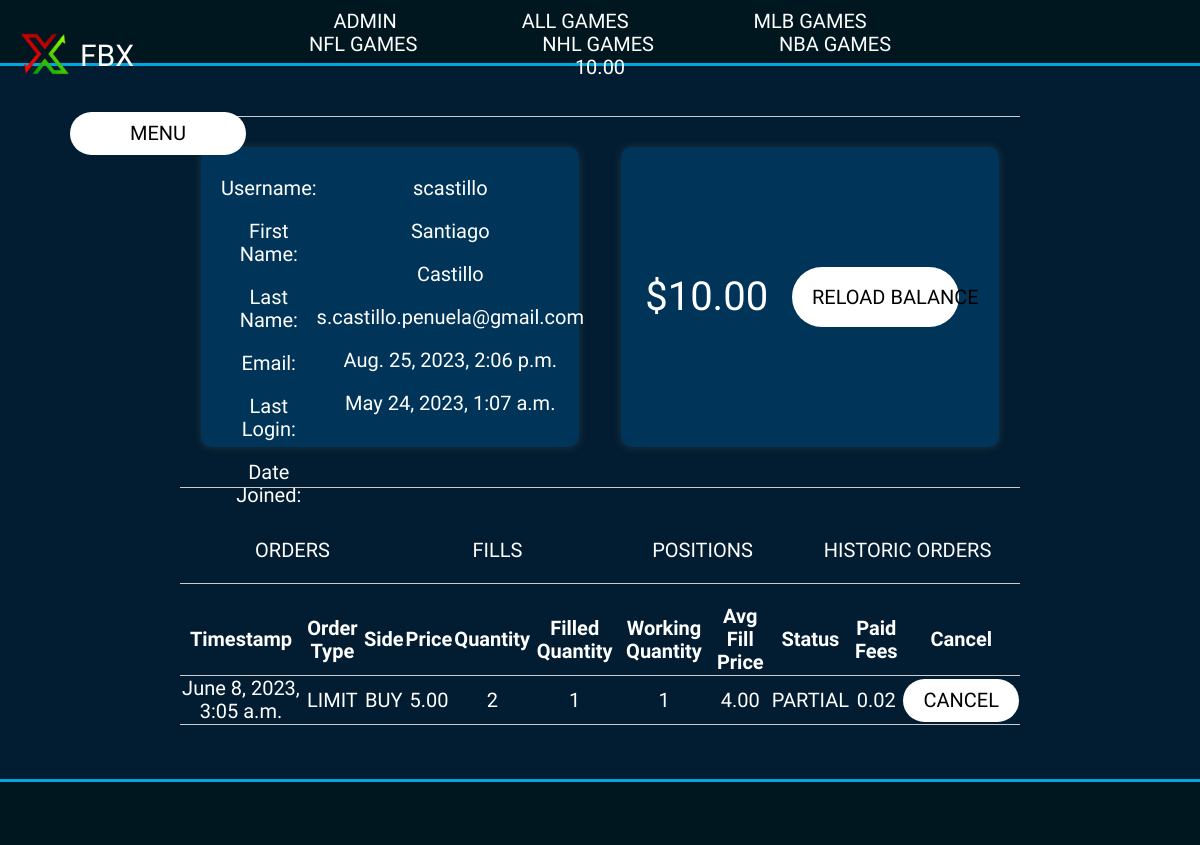
The page /user/1/ (signed in) on the database as committed earlier.
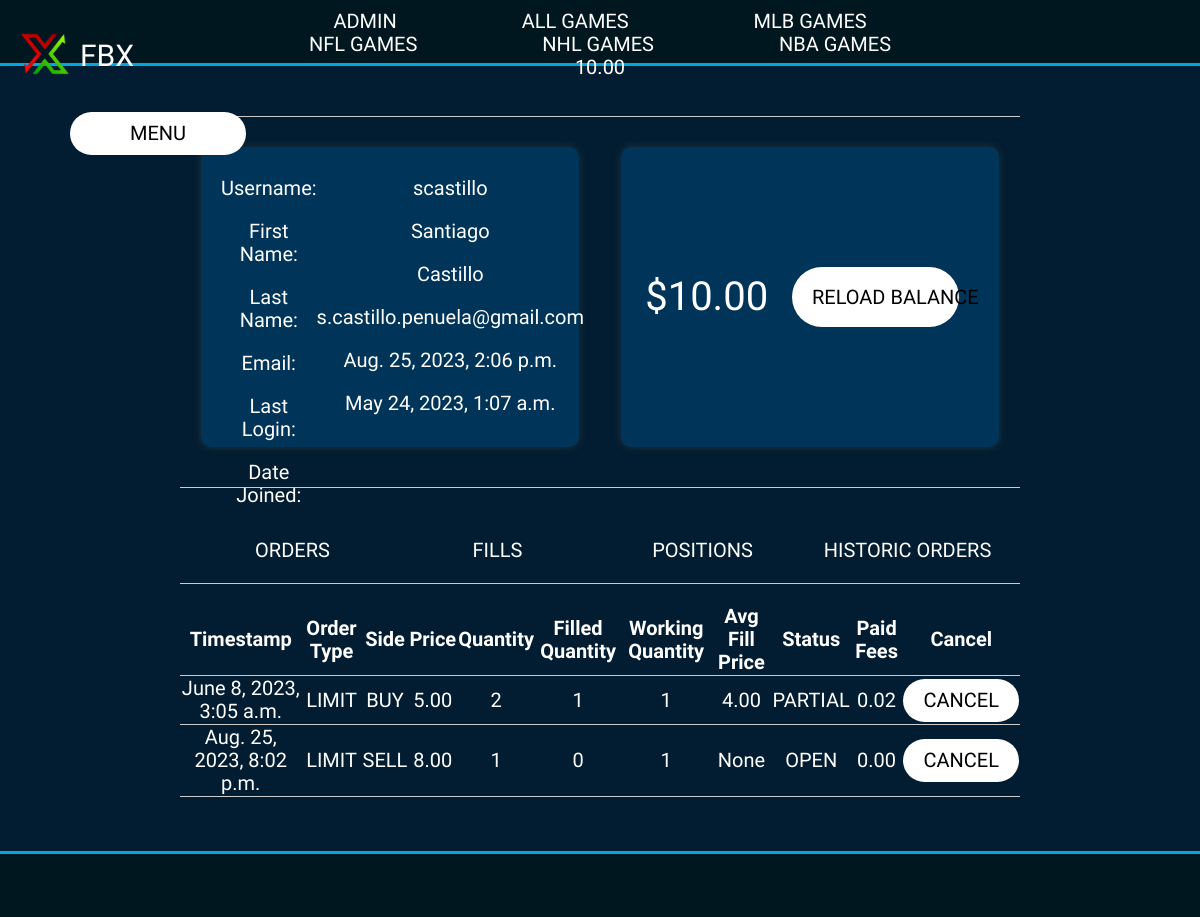
The same page on the database as committed later.
### exchange_app/models.py (models this page shows, shortened)
class UserProfileInfo(models.Model):
    user = models.OneToOneField(User, on_delete=models.CASCADE)
    available_balance = models.DecimalField(max_digits=10, decimal_places=2, default=0)
    locked_balance = models.DecimalField(max_digits=10, decimal_places=2, default=0)

class Order(models.Model):
    order_id = models.CharField(max_length=100)
    user = models.ForeignKey(User, on_delete=models.CASCADE)
    ticker = models.ForeignKey(Ticker, on_delete=models.CASCADE)
    order_type = models.CharField(max_length=20, choices=[(s.name, s.value) for s in OrderType])
    side = models.CharField(max_length=20, choices=[(s.name, s.value) for s in OrderSide])
    price = models.DecimalField(max_digits=10, decimal_places=2, null=True, default=None)
    quantity = models.IntegerField(default=0)
    filled_quantity = models.IntegerField(default=0)
    working_quantity = models.IntegerField(default=0)
    avg_fill_price = models.DecimalField(max_digits=10, decimal_places=2, null=True, default=None)
    status = models.CharField(max_length=20, choices=[(s.name, s.value) for s in OrderStatus], default=OrderStatus.OPEN.name)
    paid_fees = models.DecimalField(max_digits=10, decimal_places=2, default=0)
    creation_timestamp = models.DateTimeField(auto_now_add=True)
    modification_timestamp = models.DateTimeField(auto_now_add=True)

### exchange_app/views.py (the view, shortened to what this page needs)
# urls.py: path("user/<int:pk>/", views.UserDetailView.as_view(), name="user_detail"),
class UserDetailView(DeleteView):
    context_object_name = "user_detail"
    model = User
    template_name = "exchange_app/user_detail.html"
    def get_context_data(self, **kwargs):
        context = super().get_context_data(**kwargs)
        context["balance_form"] = BalanceForm()
        if self.request.user.is_authenticated:
            context["user_orders"] = Order.objects.filter(user=self.request.user)
            context["user_positions"] = Position.objects.filter(user=self.request.user)
            context["user_fills"] = Fill.objects.filter(user=self.request.user)
        else:
            context["user_orders"] = Order.objects.none()
            context["user_positions"] = Position.objects.none()
            context["user_fills"] = Fill.objects.none()
        return context

### templates/exchange_app/user_detail.html (shortened to what this page needs)
<!DOCTYPE html>
{% extends "exchange_app/base.html" %} {% block body_block %}
<div class="grid grid--1x3">
  <div class="ticker-info-middle-column">
    <div class="grid grid--1x2">
      <div class="line line__top"></div>
      <div class="login--form card__container user-card">
        <div class="grid grid--1x2 grid__user-card">
          <div class="user-card-info-left">
            <p>Username:</p>
            <p>First Name:</p>
            <p>Last Name:</p>
            <p>Email:</p>
            <p>Last Login:</p>
            <p>Date Joined:</p>
          </div>
          <div class="user-card-info-right">
            <p>{{user.username}}</p>
            <p>{{user.first_name}}</p>
            <p>{{user.last_name}}</p>
            <p>{{user.email}}</p>
            <p>{{user.last_login}}</p>
            <p>{{user.date_joined}}</p>
          </div>
        </div>
      </div>
      <div class="login--form card__container user-card">
        <div class="grid grid--1x2 grid__user-card">
          <div class="user__balance">${{user.userprofileinfo.available_balance}}</div>
          {%if balance_form%}
          <form id="balance-form" method="POST" action="" class="user__balance__btn">
            <button type="submit", class="btn btn--secondary user__balance__btn">Reload Balance</button>
          </form>
          {%endif%}
        </div>
      </div>
      <div class="line line__bottom"></div>
    </div>
    <nav class="nav nav--table grid grid--1x4">
      <a id="orders-tab" class="" aria-current="page" href="#">Orders</a>
      <a id="fills-tab" class="" href="#">Fills</a>
      <a id="positions-tab" class="" href="#">Positions</a>
      <a id="historic-orders-tab" class="" href="#">Historic Orders</a>
    </nav>
    <div id="orders-section" class="user_table orders_table">
      {% if user_orders %}
      <table class="user_table orders_table">
        <thead>
          <tr>
            <th>Timestamp</th>
            <th>Order Type</th>
            <th>Side</th>
            <th>Price</th>
            <th>Quantity</th>
            <th>Filled Quantity</th>
            <th>Working Quantity</th>
            <th>Avg Fill Price</th>
            <th>Status</th>
            <th>Paid Fees</th>
            <th>Cancel</th>
          </tr>
        </thead>
        <tbody>
          {% for order in user_orders %}
          <tr>
            <td>{{ order.creation_timestamp }}</td>
            <td>{{ order.order_type }}</td>
            <td>{{ order.side }}</td>
            <td>{{ order.price }}</td>
            <td>{{ order.quantity }}</td>
            <td>{{ order.filled_quantity }}</td>
            <td>{{ order.working_quantity }}</td>
            <td>{{ order.avg_fill_price }}</td>
            <td>{{ order.status }}</td>
            <td>{{ order.paid_fees }}</td>
            <td>
              <button type="submit" class="btn btn--secondary">CANCEL</button>
            </td>
          </tr>
          {% endfor %}
        </tbody>
      </table>
      {% else %}
      <p>No orders available.</p>
      {% endif %}
    </div>
  </div>
</div>
{% endblock %}

### templates/exchange_app/base.html (shortened to what this page needs)
<!DOCTYPE html>
{% load static %}
<html lang="en">
  <head>
     <link rel="stylesheet" href="https://cdnjs.cloudflare.com/ajax/libs/animate.css/4.1.1/animate.min.css"/>
    <link rel="stylesheet" href="{% static 'normalize.css' %}" />
    <link rel="stylesheet" href="{% static 'styles_2.css' %}" />
</head>
  <body class="body">
      <nav class="nav grid--1x3">
        <div class="logo">
            <a href="{% url "index" %}">
                <img
                class="logo--img"
                src="/static/exchange_app/fbx_logo.png"
                alt=""
                />
            </a>
            <a href="{% url "index" %}">
                <span class="logo--span">FBX</span>
            </a>
        </div>
        <div class="nav--list">
          <ul class="list">
            <a class="list--item list--inline" href="{% url "admin:index" %}">Admin</a>
            <a class="list--item list--inline" href="{% url 'exchange_app:game_list' %}">All Games</a>
            <a class="list--item list--inline" href="{% url 'exchange_app:game_list' %}?league=MLB">MLB Games</a>
            <a class="list--item list--inline" href="{% url 'exchange_app:game_list' %}?league=NFL">NFL Games</a>
            <a class="list--item list--inline" href="{% url 'exchange_app:game_list' %}?league=NHL">NHL Games</a>
            <a class="list--item list--inline" href="{% url 'exchange_app:game_list' %}?league=NBA">NBA Games</a>
            {% if user.is_authenticated %}
              <a class="list--item list--inline">{{user.userprofileinfo.available_balance}}</h1>
            {% endif %}
          </ul>
        </div>
        {% if user.is_authenticated %}
          <div class="dropdown">
            <button class="btn btn--secondary btn--stretched">Menu</button>
          </div>
        {% endif %}
        </nav>
    <div class="footer"></div>
    {% block body_block %}{% endblock %}
  </body>
</html>

### static/styles_2.css (style rules this page uses)
:root { --color-main: #021d31; --color-header: #00171f; --color-footer: #ccc; --color-card: #ccc; --color-font-light: white; --color-font-dark: black; --color-font-hover: #00a7e1; --color-btn-primary: #003459; --font-btn-primary: #fff; --color-btn-secondary: #fff; --font-btn-secondary: #003459; --font-btn-main: blue; --color-border: #ccc; --border-radius: 30px; --border-radius-soft: 10px; --border-shadow: 2px; --x: 20s; }
*, *::after, *::before { box-sizing: border-box; }
html { font-size: 62.5%; font-weight: 400; }
body { font-family: Raleway, Arial, Helvetica, sans-serif; font-size: 2rem; background: var(--color-main); }
a { text-decoration: none; }
.logo { display: flex; align-items: center; text-align: center; }
.btn { border-radius: var(--border-radius); border: none; cursor: pointer; font-weight: 500; padding: 1rem 2rem; text-align: center; white-space: nowrap; }
.btn--secondary, .btn--secondary a { background: var(--color-btn-secondary); color: var(--color-font-dark); text-transform: uppercase; }
.btn--stretched { padding-left: 6rem; padding-right: 6rem; }
.list { margin: 0; padding: 1rem 2rem; right: 10%; left: 50%; }
.list--item { list-style: none; color: var(--color-font-light); }
.list--inline { display: inline-block; margin-right: 6rem; margin-left: 6rem; }
.nav { align-items: center; background: var(--color-header); border-bottom: 3px solid var(--color-font-hover); display: grid; flex-wrap: wrap; font-size: 2rem; margin: 0; padding: 0 1rem; text-transform: uppercase; top: 0; width: 100%; height: 66px; z-index: 9999; }
.nav--table a { color: var(--color-font-light); }
.nav--table { border-bottom: 1px solid var(--color-border); margin-bottom: 2rem; }
::placeholder { opacity: 90%; }
.grid { background: var(--color-main); margin: 0; display: grid; color: var(--color-font-light); }
.grid__user-card { height: 100%; text-align: center; background: var(--color-btn-primary); padding-top:0 }
.user-card-info-left { grid-column: 1/1; grid-row: 1/2; }
.user-card-info-right { grid-column: 2/2; grid-row: 1/2; }
.grid--1x2 { grid-template-columns: 1fr 1fr; }
.grid--1x3 { align-items: center; align-self: center; grid-template-columns: 15% 70% 15%; justify-content: space-between; text-align: center; width: 100%; margin-bottom: 2rem; }
.grid--1x4 { align-items: center; grid-template-columns: 1fr 1fr 1fr 1fr; justify-content: space-between; text-align: center; width: 100%; margin-top: 3rem; }
.card__container { background: var(--color-card); border-radius: var(--border-radius-soft); box-shadow: 0px 0px var(--border-shadow) var(--border-shadow) rgba(0, 0, 0, 0.25); color: var(--color-font-light); margin: 4rem 5rem; padding: 1rem 2rem; text-align: center; width: auto; }
.footer { background: var(--color-header); margin: 0; padding: 1rem 2rem; border-top: 3px solid var(--color-font-hover); position: fixed; bottom: 0; width: 100%; height: 66px; }
.logo { display: inline-flex; align-items: center; }
.logo--img { width: 50px; height: 50px; margin: 0 1rem; }
.logo--span { color: var(--color-font-light); font-size: 3rem; text-align: center; }
.login--form { margin-left: auto; margin-right: auto; margin-top: 15rem; width: 50%; background: var(--color-btn-primary); }
.ticker-info-middle-column { margin-top: 3rem; color: var(--color-font-light); text-align: left; }
table { text-align: center; vertical-align: bottom; border-collapse: collapse; width: 100%; }
td, th { border-bottom: 1px solid var(--color-border); border-width: 100%; }
.user-table, .orders_table { color: var(--color-font-light); margin-bottom: 10rem; border-collapse: collapse; margin-top: 2rem; }
.dropdown { position: relative; display: inline-block; }
.dropdown-content a { color: black; padding: 0.5rem 1rem; display: block; border-radius: var(--border-radius-soft); background-color: var(--color-btn-secondary); }
.user-card { align-items: center; height: 30rem; width: 90%; margin-top: 3rem; box-shadow: 0 0 10px rgba(102, 101, 101, 0.295); background: var(--color-btn-primary); }
.user__balance { grid-column: 1/1; grid-row: 1/1; align-self: center; vertical-align: middle; font-size: 4rem; }
.user__balance__btn { text-align: center; align-self: center; height: 6rem; width: 90%; margin: 0 auto; }
.line { background: var(--color-footer); width: 100%; height: 1px; }
.line__top { grid-column: 1/3; grid-row: 1/1; }
.line__bottom { grid-column: 1/3; grid-row: 3/3; }

Rows that differ between the two databases and show on the page:
added Order: creation_timestamp "Aug. 25, 2023, 8:02 p.m.", order_type "LIMIT", side "SELL", price "8.00", quantity "1", filled_quantity "0", working_quantity "1", avg_fill_price "None", status "OPEN", paid_fees "0.00"
